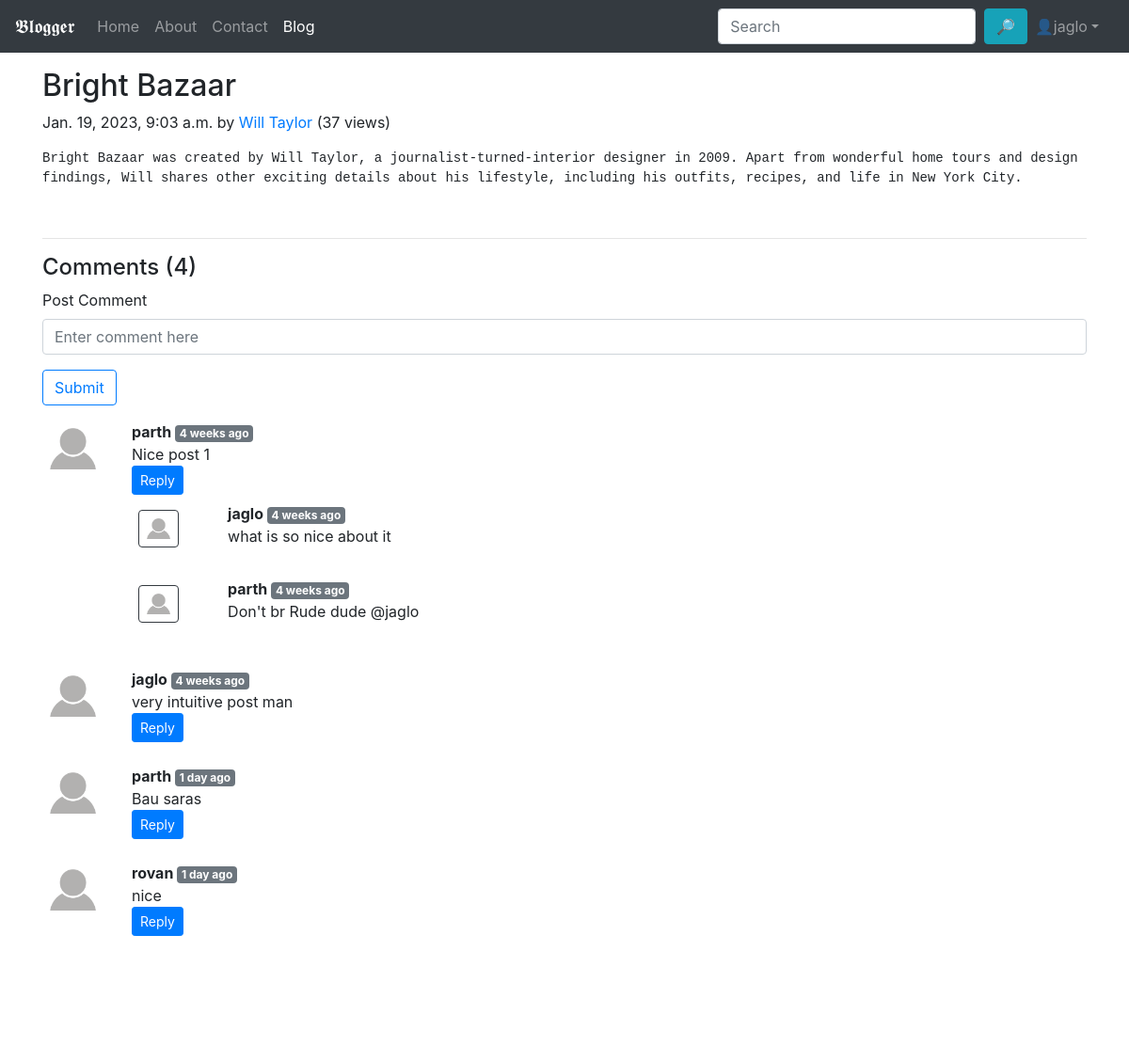
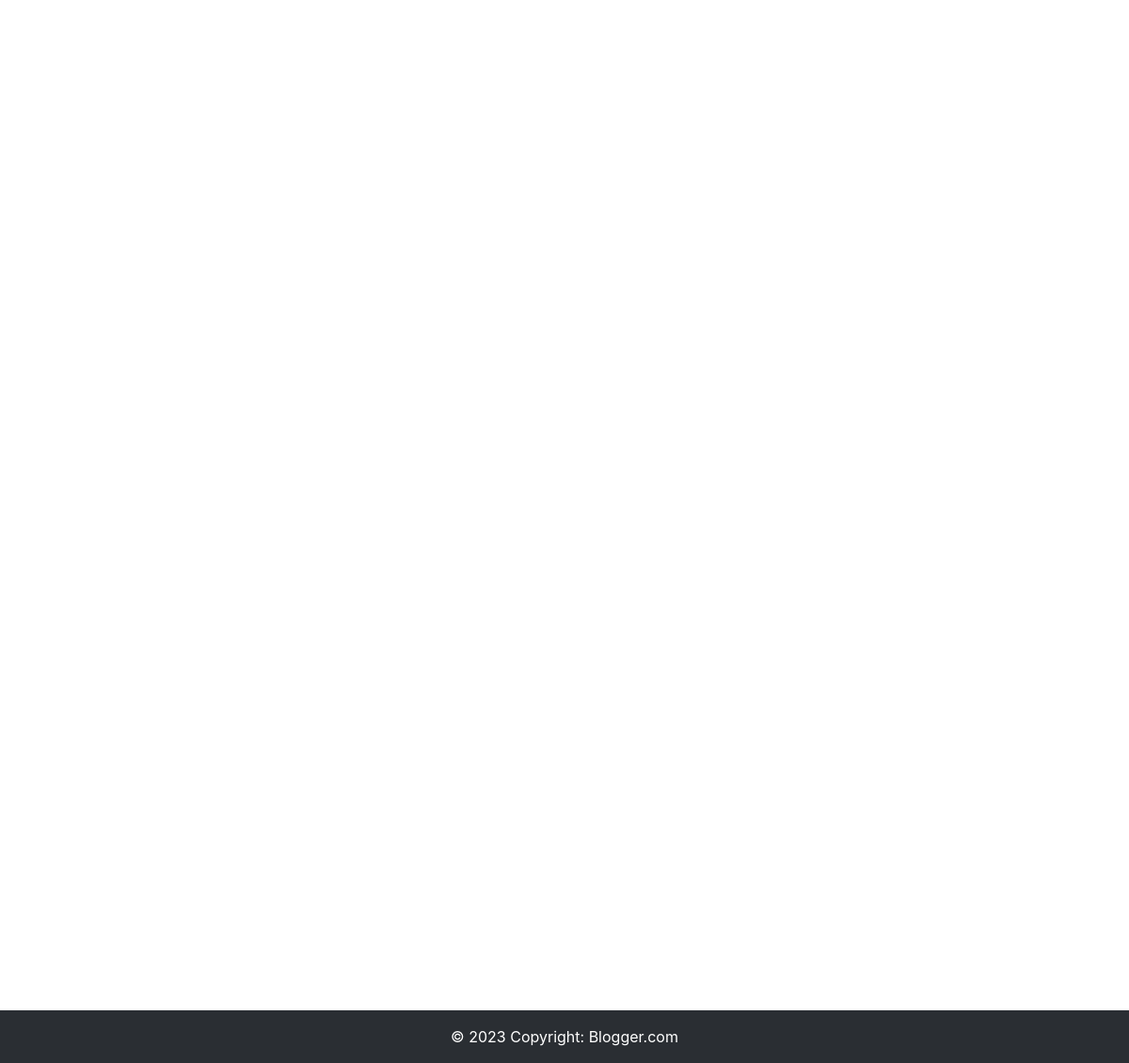
Page /blog/Bright_Bazaar (signed in) on the committed database (2 pictures, top to bottom).
### blogapp/models.py (models this page shows, shortened)
class Post(models.Model):
    sno=models.AutoField(primary_key=True)
    title=models.CharField(max_length=255)
    author=models.CharField(max_length=14)
    views=models.IntegerField(default=0)
    slug=models.CharField(max_length=130)
    timeStamp=models.DateTimeField(blank=True)
    content=models.TextField()

class BlogComment(models.Model):
    sno = models.AutoField(primary_key=True)
    comment = models.TextField()
    user = models.ForeignKey(User, on_delete=models.CASCADE)
    post = models.ForeignKey(Post, on_delete=models.CASCADE)
    parent = models.ForeignKey('self', on_delete=models.CASCADE, null=True)
    timestamp = models.DateTimeField(default=now)

### blogapp/views.py (the view)
# urls.py: path('<str:slug>', views.blogPost, name='blogPost'),
def blogPost(request, slug):
    post = Post.objects.filter(slug=slug).first()
    post.views = post.views + 1
    post.save()
    comments = BlogComment.objects.filter(post=post, parent=None)
    replies = BlogComment.objects.filter(post=post).exclude(parent=None)
    replyDict={}
    for reply in replies:
        if reply.parent.sno not in replyDict:
            replyDict[reply.parent.sno] = [reply]
        else:
            replyDict[reply.parent.sno].append(reply)
    context = {"post": post, "comments": comments, "user": request.user, "replyDict": replyDict}
    return render(request, 'blog/blogpost.html', context)

### blogapp/templatetags/extras.py (called while the page is built)
@register.filter(name='get_val')
def get_val(dict, key):
    return dict.get(key)

### templates/blog/blogpost.html (shortened to what this page needs)
{% extends 'base.html' %}
{% block blogactive %} active {% endblock blogactive %}
{% block body %}
{% load humanize %}
{% load extras %}
<div class="container my-3">
        <div class="blog-post">
                <h2 class="blog-post-title">{{post.title}}</h2>
                <p class="blog-post-meta">{{post.timeStamp}} by <a href="#">{{post.author}}</a> (<span>{{post.views}} views</span>)</p>
                <pre style="white-space:pre-wrap"><p>{{post.content}}</p><br></pre>
                <hr>
        </div>
</div>
<div class="container">
        <h4> Comments ({{comments.count}})</h4>
        {% if user.is_authenticated %}
        <form action="/blog/postComment" method="post">
                <div class="form-group">
                        <label for="exampleInputEmail1">Post Comment </label>
                        <input type="text" class="form-control" name="comment" placeholder="Enter comment here">
                </div>
                <button type="submit" class="btn btn-outline-primary">Submit</button>
        </form>
        {% endif %}
        {% for comment in comments %}
        <div class="row my-3">
                <div class="col-md-1  ">
                        <img class="rounded mx-auto d-block w-100 p-2" src="/static/img/d_user.png" alt="user">
                </div>
                <div class="col-md-11 ">
                        <b> {{comment.user.username}} </b><span
                                class="badge badge-secondary ">{{comment.timestamp|naturaltime}}</span>
                        <div> {{comment.comment}} </div>
                        {% if user.is_authenticated %}
                        <button class="btn btn-sm btn-primary" type="button" data-toggle="collapse"
                                data-target="#replyBox{{comment.sno}}" aria-expanded="false"
                                aria-controls="replyBox{{comment.sno}}">
                                Reply
                        </button>
                        {% endif %}
                        <div class="replies my-2 ">
                                {% for reply in replyDict|get_val:comment.sno %}
                                <div class="row my-2">
                                        <div class="col-md-1 ">
                                                <img class="rounded mx-auto d-block w-75 my-2 border border-dark p-2" src="/static/img/d_user.png" alt="user">
                                        </div>
                                        <div class="col-md-11">
                                                <div class="col-md-11 ">
                                                        <b> {{reply.user.username}} </b> <span class="badge badge-secondary ">{{reply.timestamp|naturaltime}}</span>
                                                        <div>{{reply.comment}}</div>
                                                </div>
                                                <br>
                                        </div>
                                </div>
                                {% endfor %}
                        </div>
                </div>
        </div>
        {% endfor %}
</div>
{% endblock body%}

### templates/base.html (shortened to what this page needs)
<!doctype html>
<html lang="en">
<head>
  <link rel="stylesheet" href="https://stackpath.bootstrapcdn.com/bootstrap/4.5.2/css/bootstrap.min.css"
>
</head>
<body style="height: 100%;">
  <nav class="navbar navbar-expand-lg navbar-dark bg-dark">
    <a class="navbar-brand" href="/">𝕭𝖑𝖔𝖌𝖌𝖊𝖗</a>
    <div class="collapse navbar-collapse" id="navbarSupportedContent">
      <ul class="navbar-nav mr-auto">
        <li class="nav-item {% block homeactive %}{% endblock homeactive %}">
          <a class="nav-link" href="/">Home <span class="sr-only">(current)</span></a>
        </li>
        <li class="nav-item {% block aboutactive %}{% endblock aboutactive %}">
          <a class="nav-link" href="/about">About</a>
        </li>
        <li class="nav-item {% block contactactive %}{% endblock contactactive %}">
          <a class="nav-link" href="/contact">Contact</a>
        </li>
        <li class="nav-item {% block blogactive %}{% endblock blogactive %}">
          <a class="nav-link" href="/blog">Blog</a>
        </li>
      </ul>
      <div class="ml-auto form-inline ">
        <form method="get" action="/search" class="my-2 my-lg-0">
          <input class="form-control mr-sm-1" type="search" placeholder="Search" aria-label="Search" name="query"
            id="query">
          <button class="btn btn-info my-2 my-sm-0" type="submit">🔎</button>
        </form>
        {% if user.is_authenticated %}
        <ul class="navbar-nav mr-2">
          <li class="nav-item dropdown">
            <a class="nav-link dropdown-toggle" href='#' id="navbarDropdown" role="button" data-toggle="dropdown">
              👤{{request.user}}</a>
          </li>
        </ul>
      </div>
      {%endif%}
    </div>
  </nav>
      {% block body %} {% endblock body %}
  <footer class="bg-dark text-center text-white" style="margin-top: 100%">
    <div class="text-center p-3" style="background-color: rgba(0, 0, 0, 0.2);">
        © 2023 Copyright:
        <a class="text-white" href="#">Blogger.com</a>
    </div>
</footer>
</body>
</html>

### rows in the picture
Post: title "Bright Bazaar", timeStamp "Jan. 19, 2023, 9:03 a.m.", author "Will Taylor", views "37", content "Bright Bazaar was created by Will Taylor, a journalist-turned-interior designer in 2009. Apart from wonderful home tours and design findings, Will shares other exciting details about his lifestyle, including his outfits, recipes, and life in New York City."
BlogComment: user.username "parth", timestamp "4 weeks ago", comment "Nice post 1"
BlogComment: user.username "jaglo", timestamp "4 weeks ago", comment "what is so nice about it"
BlogComment: user.username "parth", timestamp "4 weeks ago", comment "Don't br Rude dude @jaglo"
BlogComment: user.username "jaglo", timestamp "4 weeks ago", comment "very intuitive post man"
BlogComment: user.username "parth", timestamp "1 day ago", comment "Bau saras"
BlogComment: user.username "rovan", timestamp "1 day ago", comment "nice"

### other values in the picture
{{ request.user }} "jaglo"
{{ comments.count }} "4"
